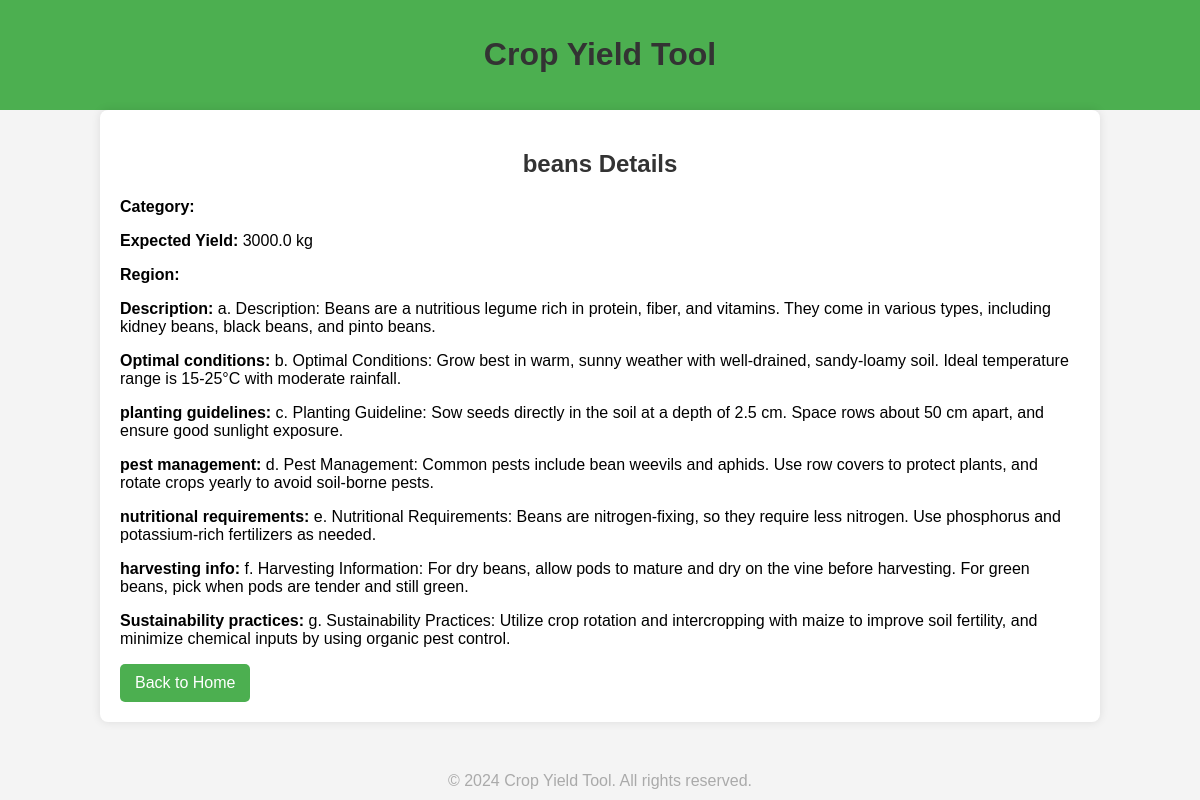
Page /crop/1/ on the committed database.
### yield_manager/models.py (models this page shows, shortened)
class Crop(models.Model):
    name = models.CharField(max_length=100)
    Region = models.TextField(default="No description")
    categories = models.TextField(default="No description")
    planting_date = models.DateField(default="No description")
    expected_yield = models.FloatField(default="No description")
    description = models.TextField(default="No description")
    optimal_conditions = models.TextField(default="no value")
    planting_guidelines = models.TextField(default="no value")
    pest_management = models.TextField(default="no value")
    nutritional_requirements = models.TextField(default="no value")
    harvesting_info = models.TextField(default="no value")
    sustainability_practices = models.TextField(default="no value")

### yield_manager/views.py (the view)
# urls.py: path('crop/<int:crop_id>/', views.crop_detail, name='crop_detail'),
def crop_detail(request, crop_id):
    crop = Crop.objects.get(id=crop_id)
    return render(request, 'yield_manager/crop_detail.html', {'crop': crop})

### yield_manager/templates/yield_manager/crop_detail.html (shortened to what this page needs)
{% load static %}
<!DOCTYPE html>
<html lang="en">
<head>
    <link rel="stylesheet" href="{% static 'yield_manager/css/styles.css' %}">
</head>
<body>
    <header>
        <h1>Crop Yield Tool</h1>
    </header>
    <div class="container">
        <h2>{{ crop.name }} Details</h2>
        <p><strong>Category:</strong> {{ crop.category }}</p>
        <p><strong>Expected Yield:</strong> {{ crop.expected_yield }} kg</p>
        <p><strong>Region:</strong> {{ crop.region }}</p>
        <p><strong>Description:</strong> {{ crop.description }}</p>
        <p><strong>Optimal conditions:</strong> {{ crop.optimal_conditions }}</p>
        <p><strong>planting guidelines:</strong> {{ crop.planting_guidelines }}</p>
        <p><strong>pest management:</strong> {{ crop.pest_management }}</p>
        <p><strong>nutritional requirements:</strong> {{ crop.nutritional_requirements }}</p>
        <p><strong>harvesting info:</strong> {{ crop.harvesting_info }}</p>
        <p><strong>Sustainability practices:</strong> {{ crop.sustainability_practices }}</p>
        <a href="{% url 'home' %}" class="btn">Back to Home</a>
    </div>
    <footer>
        &copy; 2024 Crop Yield Tool. All rights reserved.
    </footer>
</body>
</html>

### yield_manager/static/yield_manager/css/styles.css (style rules this page uses)
body { font-family: Arial, sans-serif; background-color: #f4f4f4; margin: 0; padding: 0; }
header { background-color: #4CAF50; color: white; padding: 15px; text-align: center; }
h1, h2 { color: #333; text-align: center; }
.container { width: 80%; margin: 0 auto; padding: 20px; background-color: white; box-shadow: 0 0 10px rgba(0, 0, 0, 0.1); border-radius: 8px; }
.btn { display: inline-block; padding: 10px 15px; background-color: #4CAF50; color: white; text-decoration: none; border-radius: 5px; }
footer { margin-top: 50px; text-align: center; color: #aaa; }

### rows in the picture
Crop: name "beans", expected_yield "3000.0", description "a. Description: Beans are a nutritious legume rich in protein, fiber, and vitamins. They come in various types, including kidney beans, black beans, and pinto beans.", optimal_conditions "b. Optimal Conditions: Grow best in warm, sunny weather with well-drained, sandy-loamy soil. Ideal temperature range is 15-25°C with moderate rainfall.", planting_guidelines "c. Planting Guideline: Sow seeds directly in the soil at a depth of 2.5 cm. Space rows about 50 cm apart, and ensure good sunlight exposure.", pest_management "d. Pest Management: Common pests include bean weevils and aphids. Use row covers to protect plants, and rotate crops yearly to avoid soil-borne pests.", nutritional_requirements "e. Nutritional Requirements: Beans are nitrogen-fixing, so they require less nitrogen. Use phosphorus and potassium-rich fertilizers as needed.", harvesting_info "f. Harvesting Information: For dry beans, allow pods to mature and dry on the vine before harvesting. For green beans, pick when pods are tender and still green.", sustainability_practices "g. Sustainability Practices: Utilize crop rotation and intercropping with maize to improve soil fertility, and minimize chemical inputs by using organic pest control."
